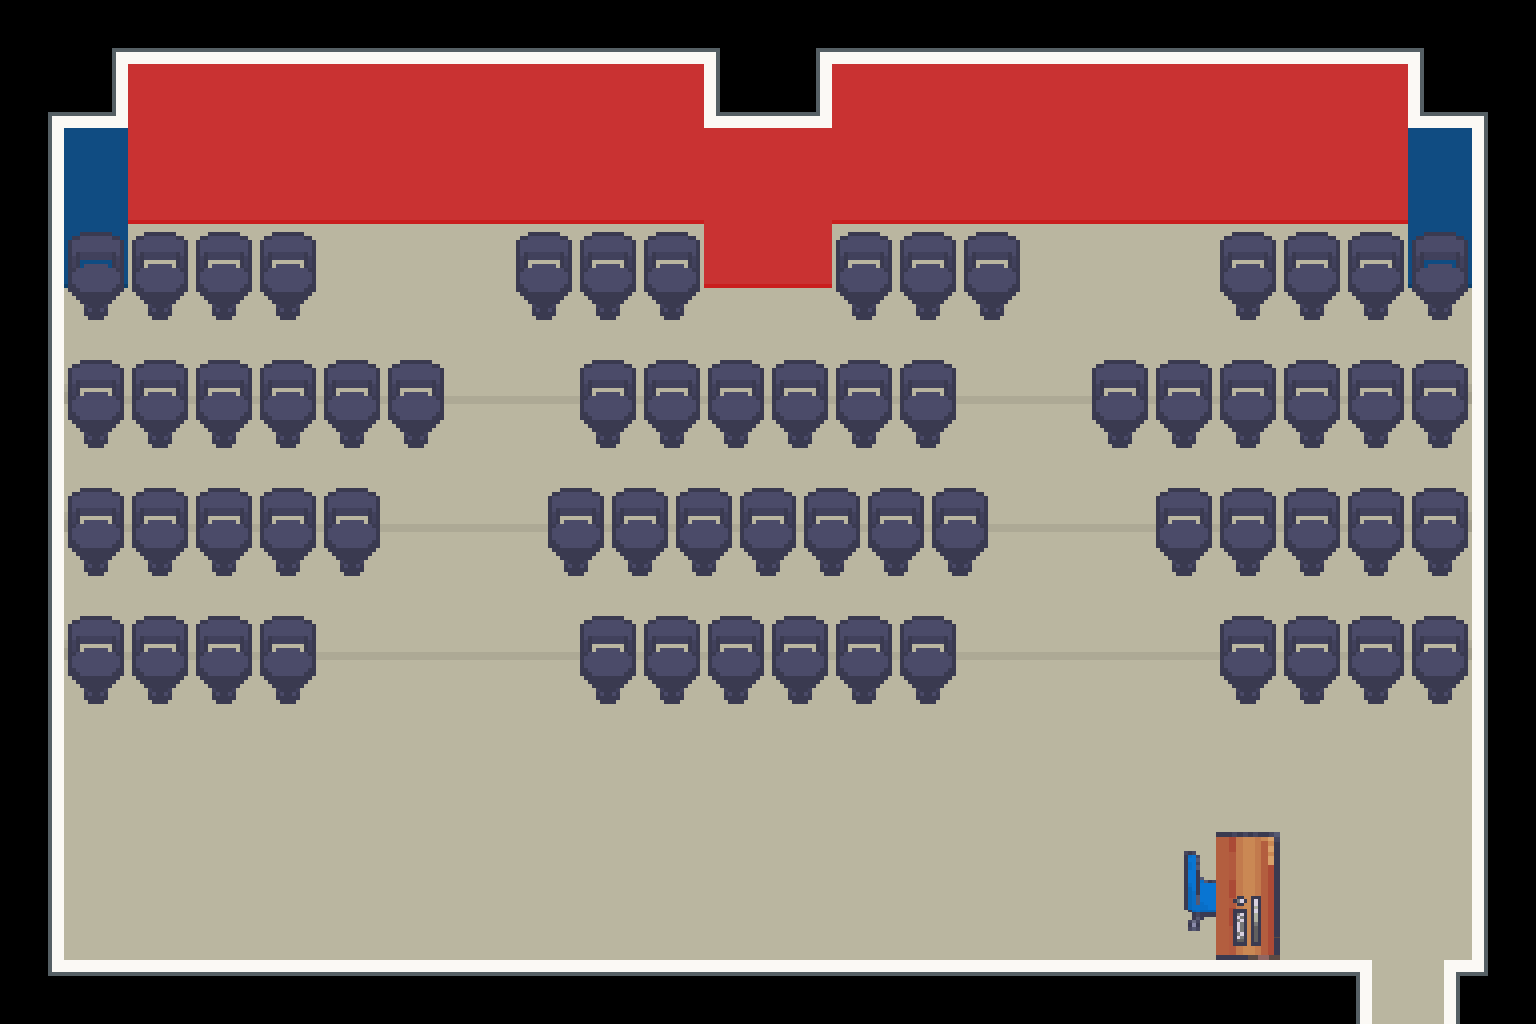

This game map was drawn from its Tiled (.tmx) file and the tilesets committed beside it. A one-line description and the full map source follow:
An orthogonal 24x16 tile map with 64x64 px tiles, 2 tile layers (Floor, Furnishing), 2 tilesets and 25 objects (Player).

<map version="1.10" tiledversion="1.11.2" orientation="orthogonal" renderorder="right-down" width="24" height="16" tilewidth="64" tileheight="64" infinite="0" nextlayerid="6" nextobjectid="32">
 <properties>
  <property name="display_name" value="Lecture Hall 6" />
  <property name="display_title" value="Main Building (L2)" />
 </properties>
 <tileset firstgid="1" name="LCB_indoor" tilewidth="64" tileheight="64" tilecount="1550" columns="25">
  <image source="../../graphics/tilesets/indoor.png" width="1600" height="3968" />
 </tileset>
 <tileset firstgid="1551" version="1.10" tiledversion="1.11.2" name="LCB_furnishing" tilewidth="64" tileheight="64" tilecount="1007" columns="19"><image source="../../graphics/tilesets/furnishing.png" width="1216" height="3392" />
</tileset>
 <layer id="1" name="Floor" width="24" height="16">
  <data encoding="csv">
0,11,8,8,8,8,8,8,8,8,8,12,11,8,8,8,8,8,8,8,8,8,12,0,
11,63,878,878,878,878,878,878,878,878,878,64,63,878,878,878,878,878,878,878,878,878,64,12,
901,888,903,903,903,903,903,903,903,903,903,878,878,903,903,903,903,903,903,903,903,903,888,930,
901,913,928,928,928,928,928,928,928,928,928,903,903,928,928,928,928,928,928,928,928,928,913,930,
901,938,124,124,124,124,124,124,124,124,124,928,928,124,124,124,124,124,124,124,124,124,938,930,
901,124,124,124,124,124,124,124,124,124,124,124,124,124,124,124,124,124,124,124,124,124,124,930,
901,1002,1003,1003,1003,1003,1003,1003,1003,1003,1003,1003,1003,1003,1003,1003,1003,1003,1003,1003,1003,1003,1004,930,
901,124,124,124,124,124,124,124,124,124,124,124,124,124,124,124,124,124,124,124,124,124,124,930,
901,1002,1003,1003,1003,1003,1003,1003,1003,1003,1003,1003,1003,1003,1003,1003,1003,1003,1003,1003,1003,1003,1004,930,
901,124,124,124,124,124,124,124,124,124,124,124,124,124,124,124,124,124,124,124,124,124,124,930,
901,1002,1003,1003,1003,1003,1003,1003,1003,1003,1003,1003,1003,1003,1003,1003,1003,1003,1003,1003,1003,1003,1004,930,
901,124,124,124,124,124,124,124,124,124,124,124,124,124,124,124,124,124,124,124,124,124,124,930,
901,124,124,124,124,124,124,124,124,124,124,124,124,124,124,124,124,124,124,124,124,124,124,930,
901,124,124,124,124,124,124,124,124,124,124,124,124,124,124,124,124,124,124,124,124,124,124,930,
901,124,124,124,124,124,124,124,124,124,124,124,124,124,124,124,124,124,124,124,124,124,124,930,
36,978,978,978,978,978,978,978,978,978,978,978,978,978,978,978,978,978,978,978,978,422,424,37
</data>
 </layer>
 <layer id="2" name="Furnishing" width="24" height="16">
  <data encoding="csv">
0,0,0,0,0,0,0,0,0,0,0,0,0,0,0,0,0,0,0,0,0,0,0,0,
0,0,0,0,0,0,0,0,0,0,0,0,0,0,0,0,0,0,0,0,0,0,0,0,
0,0,0,0,0,0,0,0,0,0,0,0,0,0,0,0,0,0,0,0,0,0,0,0,
0,1626,1626,1626,1626,0,0,0,1626,1626,1626,0,0,1626,1626,1626,0,0,0,1626,1626,1626,1626,0,
0,1645,1645,1645,1645,0,0,0,1645,1645,1645,0,0,1645,1645,1645,0,0,0,1645,1645,1645,1645,0,
0,1626,1626,1626,1626,1626,1626,0,0,1626,1626,1626,1626,1626,1626,0,0,1626,1626,1626,1626,1626,1626,0,
0,1645,1645,1645,1645,1645,1645,0,0,1645,1645,1645,1645,1645,1645,0,0,1645,1645,1645,1645,1645,1645,0,
0,1626,1626,1626,1626,1626,0,0,1622,1623,1624,1624,1624,1624,1624,1625,0,0,1626,1626,1626,1626,1626,0,
0,1645,1645,1645,1645,1645,0,0,1641,1642,1643,1643,1643,1643,1643,1644,0,0,1645,1645,1645,1645,1645,0,
0,1626,1626,1626,1626,0,0,0,0,1626,1626,1626,1626,1626,1626,0,0,0,0,1626,1626,1626,1626,0,
0,1645,1645,1645,1645,0,0,0,0,1645,1645,1645,1645,1645,1645,0,0,0,0,1645,1645,1645,1645,0,
0,0,0,0,0,0,0,0,0,0,0,0,0,0,0,0,0,0,0,0,0,0,0,0,
0,0,0,0,0,0,0,0,0,0,0,0,0,0,0,0,0,0,0,0,0,0,0,0,
0,0,0,0,0,0,0,0,0,0,0,0,0,0,0,0,0,0,1813,1814,0,0,0,0,
0,0,0,0,0,0,0,0,0,0,0,0,0,0,0,0,0,0,1832,1852,0,0,0,0,
0,0,0,0,0,0,0,0,0,0,0,0,0,0,0,0,0,0,0,0,0,0,0,0
</data>
 </layer>
 <objectgroup id="3" name="Entities">
  <object id="1" name="Player" x="1408" y="896">
   <properties>
    <property name="direction" value="up" />
    <property name="pos" value="main_2" />
   </properties>
   <point />
  </object>
 </objectgroup>
 <objectgroup id="4" name="Collisions">
  <object id="2" x="1216" y="786.5" width="64.25" height="178.5" />
  <object id="4" x="1183" y="812.25" width="89.75" height="152.25" />
  <object id="5" x="1216" y="591.75" width="272.75" height="65" />
  <object id="6" x="1153.96" y="463.75" width="334.417" height="65" />
  <object id="7" x="1090.66" y="335.8" width="396.75" height="65" />
  <object id="8" x="1217.5" y="208.88" width="272.75" height="65" />
  <object id="9" x="577.63" y="592.83" width="380.083" height="65" />
  <object id="10" x="545.63" y="465.5" width="443.417" height="65" />
  <object id="11" x="578.29" y="335.5" width="378.75" height="65" />
  <object id="12" x="833.63" y="208.17" width="187.417" height="65" />
  <object id="13" x="513.62" y="209.5" width="188.75" height="65" />
  <object id="14" x="43.625" y="592.83" width="272.75" height="65" />
  <object id="15" x="43.625" y="463.5" width="337.417" height="65" />
  <object id="16" x="44.292" y="336.83" width="400.75" height="65" />
  <object id="17" x="44.292" y="211.5" width="272.75" height="65" />
  <object id="18" x="0.5" y="1.67" width="1536.5" height="156.333" />
  <object id="20" x="700.67" y="2.33" width="134.667" height="216" />
  <object id="21" x="1.5" y="125.5" width="127" height="104.75" />
  <object id="22" x="1407" y="128.5" width="82.6667" height="96.8333" />
  <object id="23" x="1" y="137" width="63.9091" height="884.818" />
  <object id="28" x="-1" y="918.68" width="1373.55" height="104.955" />
  <object id="29" x="1443.27" y="918" width="92.0909" height="104.182" />
  <object id="30" x="1471.09" y="63.64" width="65.6969" height="958.136" />
 </objectgroup>
 <objectgroup id="5" name="Transition">
  <object id="31" x="1359.7" y="969.55" width="95.7727" height="2.625">
   <properties>
    <property name="pos" value="main_2_hall6" />
    <property name="target" value="main_2" />
   </properties>
  </object>
 </objectgroup>
</map>
